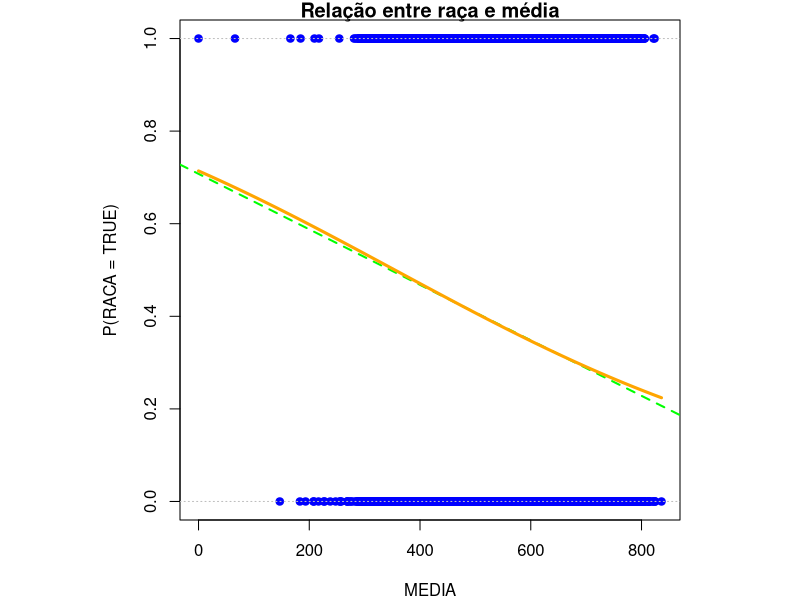

This figure's R source:
# Importa a base de dados do ENEM usando ponto e vírgula como separador  
dataset <- read.csv("dados-enem-2021-2025.csv", header = TRUE, sep = ";")  
  
# Seleciona as cinco notas do ENEM que serão utilizadas nos cálculos  
colunas_int <- c("NU_NOTA_CN", "NU_NOTA_CH", "NU_NOTA_LC", "NU_NOTA_MT", "NU_NOTA_REDACAO")  
  
# Troca vírgula por ponto e converte as notas para valores numéricos  
dataset[colunas_int] <- lapply(  
  dataset[colunas_int],  
  function(x) as.numeric(gsub(",", ".", x))  
)  
  
# Seleciona as colunas que devem ser tratadas como texto  
colunas_char <- c("NU_ANO", "TP_COR_RACA", "CO_MUNICIPIO_PROVA")  
  
# Converte as colunas selecionadas para o tipo character  
dataset[colunas_char] <- lapply(  
  dataset[colunas_char],  
  as.character  
)  
  
# Calcula a média das cinco notas do ENEM para cada participante  
dataset$MEDIA <- rowMeans(  
  dataset[, c(  
    "NU_NOTA_CN",  
    "NU_NOTA_CH",  
    "NU_NOTA_LC",  
    "NU_NOTA_MT",  
    "NU_NOTA_REDACAO"  
  )]  
)  
  
# Mantém somente as categorias de cor/raça de 1 a 5  
dataset <- subset(dataset, TP_COR_RACA %in% 1:5)  
  
# Transforma a variável em binária:  
# categoria 1 = FALSE; categorias 2 a 5 = TRUE  
dataset$RACA <- ifelse(dataset$TP_COR_RACA == 1, FALSE, TRUE)  

# Remove as linhas que possuem pelo menos um valor ausente
dataset <- na.omit(dataset)
  
# Configura o gráfico  
par(mar = c(4, 4, 1, 1), pty = "s")  
  
# Ajuste do modelo logístico e odds ratio  
m <- glm(RACA ~ MEDIA, data = dataset, family = binomial)  
summary(m); exp(coef(m))  
  
# Mostra os valores observados de RACA em função da MEDIA  
plot(dataset$MEDIA, as.numeric(dataset$RACA),  
     pch = 19, col = "blue",  
     xlab = "MEDIA",  
     ylab = "P(RACA = TRUE)",  
     main = "Relação entre raça e média")  
  
# Adiciona uma reta linear apenas como referência visual  
abline(lm(as.numeric(RACA) ~ MEDIA, data = dataset),  
       col = "green", lwd = 2, lty = 2)  
  
# Cria valores de MEDIA para desenhar a curva logística  
s <- seq(min(dataset$MEDIA, na.rm = TRUE),  
         max(dataset$MEDIA, na.rm = TRUE),  
         length = 200)  
  
# Calcula e desenha as probabilidades previstas pelo modelo logístico  
lines(s,  
      predict(m, newdata = data.frame(MEDIA = s), type = "response"),  
      col = "orange", lwd = 3)  
  
abline(h = c(0,1), col ="gray", lty = 3)  
  
# Previsão probabilidade de ser de uma raça vulnerável socialmente  
# De acordo com a média, criando matriz de confusão  
p <- predict(m, type = "response")  
  
# Cria os limiares de classificação  
limiares <- c(0.3, 0.5, 0.7)  
  
for (limiar in limiares){  
    yhat <- as.integer(p > limiar) # Limiar que o modelo usará para classificar 
    
    # Matriz de confusão para cada limiar  
    print(paste("Limiar:", limiar))  
    print(table(real = dataset$RACA[!is.na(dataset$MEDIA)], previsto = yhat))  
}  

# 1) Divide os dados em 70% para treinamento e 30% para teste 
set.seed(1)  
itr <- sample(nrow(dataset), round(0.7 * nrow(dataset)))  
tr <- dataset[itr,]; te <- dataset[-itr,]  

# 2) Ajusta dois modelos usando apenas os dados de treinamento 
m1 <- glm(RACA ~ MEDIA, data = tr, family = binomial)  
m2 <- glm(RACA ~ MEDIA + Q020, data = tr, family = binomial)  

# 3) Compara os modelos nos dados de teste usando o RMSE 
mse <- function(m, d) mean((as.numeric(d$RACA) - predict(m, d, type = "response"))^2)  
sqrt(c(m1 = mse(m1, te), m2 = mse(m2, te)))
